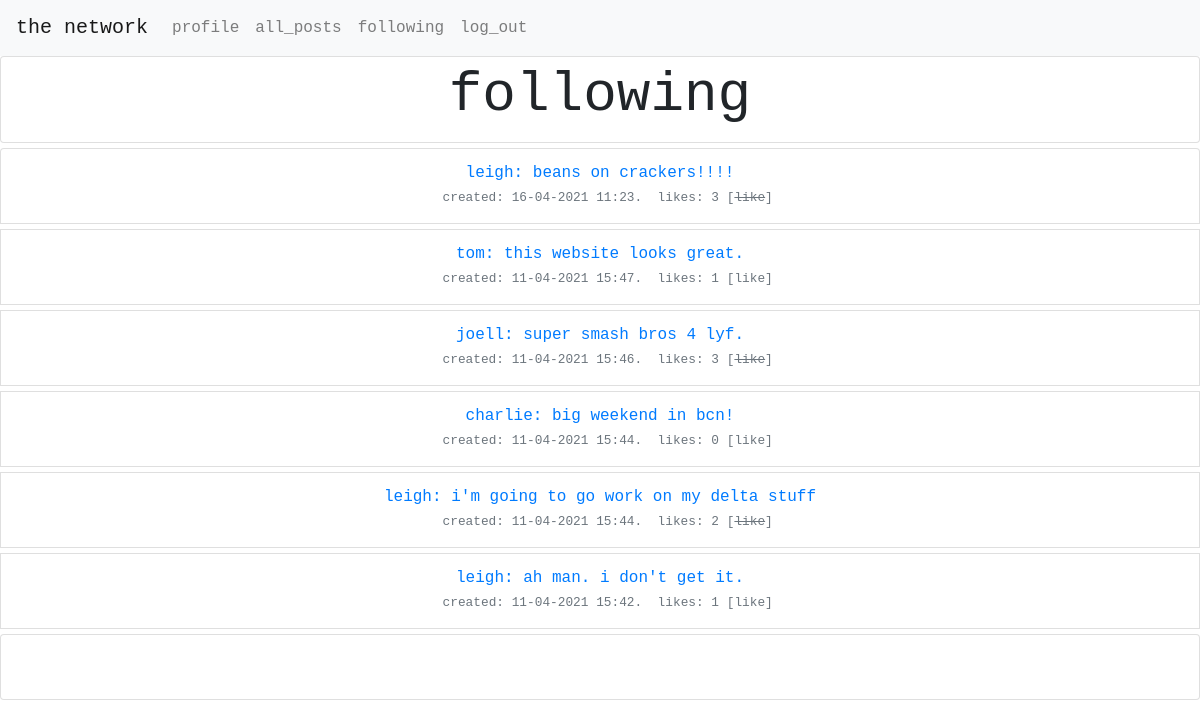
Page /following/ (signed in) on the committed database.
### network/models.py (models this page shows, shortened)
class TimestampedBaseModel(models.Model):
    id = models.UUIDField(
        primary_key=True,
        default=uuid.uuid4,
        editable=False
    )
    created_at = models.DateTimeField(
        auto_now_add=True,
        editable=False,
        null=False
    )
    updated_at = models.DateTimeField(
        auto_now=True,
        editable=False,
        null=False
    )
    class Meta:
        abstract = True

class Post(TimestampedBaseModel):
    user = models.ForeignKey(
        'User',
        related_name='posts',
        verbose_name='User',
        on_delete=models.CASCADE
    )
    content = models.TextField(
        max_length=500
    )
    class Meta:
        ordering = ['-created_at']
        verbose_name_plural = "Posts"
        indexes = [
            models.Index(fields=['user']),
            models.Index(fields=['-created_at']),
        ]
    def get_number_of_likes(self):
        return Like.objects.filter(post_id=self.id).count()
    def created_or_modified(self):
        created = self.created_at.strftime('%d-%m-%Y %H:%M')
        updated = self.updated_at.strftime('%d-%m-%Y %H:%M')
        if created != updated:
            return f"modified: {updated}"
        else:
            return f" created: {created}"

class User(AbstractUser):
    id = models.UUIDField(
        primary_key=True,
        default=uuid.uuid4,
        editable=False
    )
    def __str__(self):
        return self.username
    def get_posts_by_users_followed(self):
        users_followed = Follow.objects.filter(follower_id=self.id).values('user_id')
        return Post.objects.filter(user_id__in=users_followed)
    def get_liked_posts(self):
        post_ids = Like.objects.filter(related_user_id=self.id).values("post")
        return Post.objects.filter(id__in=post_ids)

### network/views.py (the view)
# urls.py: path("following/", views.following, name="following"),
@login_required
def following(request):
    liked_posts = users_liked_posts(request)
    post_list = request.user.get_posts_by_users_followed()
    posts = paginate(request, post_list)
    return render(request, "network/following.html", {
        "posts": posts,
        "liked_posts": liked_posts,
    })

### network/utils.py (called while the page is built)
def paginate(request, post_list):
    page = request.GET.get('page', 1)
    """ split posts into  sets of 10"""
    paginator = Paginator(post_list, 10)
    """ set which posts to display """
    try:
        posts = paginator.page(page)
    except PageNotAnInteger:
        """ set page 1 if request is not specific """
        posts = paginator.page(1)
    except EmptyPage:
        """  display final posts if empty page is requested """
        posts = paginator.page(paginator.num_pages)
    return posts

def users_liked_posts(request):
    liked_posts = ""
    if request.user.is_authenticated:
        liked_posts = request.user.get_liked_posts()
    return liked_posts

### network/templates/network/following.html
{% extends "network/layout.html" %}
{% block body %}
    <div class="row" id="page_title">
        <div class="col">
            <div class="card" style="padding-top: 5px;padding-bottom: 5px;">
                <h3 class="display-4 text-monospace text-center" style="margin-left: 15px;margin-right: 15px;"><strong>following</strong>
                </h3>
            </div>
        </div>
    </div>
    {% include 'network/posts.html' %}
{% endblock %}

### network/templates/network/posts.html (shortened to what this page needs)
<ul class="list-group">
    {% for post in posts %}
        <li class="list-group-item" style="margin-top:5px;">
            <div class="media">
                <div class="media-body">
                    <div class="media" style="overflow:visible;">
                        <div class="media-body" style="overflow:visible;">
                            <div class="row">
                                <div class="col-md-12 text-monospace text-primary text-center">
                                    <p class="text-monospace text-center" style="margin-bottom: 2px;"">
                                    <span class="content-box" id="content-box-{{ post.id }}">
<a href="/profile/{{ post.user_id }}">{{ post.user }}<a>: <span id="content_{{ post.id }}">{{ post.content }}</span>
                                    </span>
                                    <br><small class="text-muted"> &nbsp; <span
                                        id="created_updated{{ post.id }}">{{ post.created_or_modified }}</span>.&nbsp;
                                    likes:
                                    <span id="like_number_{{ post.id }}">{{ post.get_number_of_likes }} </span>
                                    {% if user.is_authenticated %}
                                        {% if user.id == post.user_id %}
                                            <span class="edit_button" id="edit_button{{ post.id }}"
                                                  data-post="{{ post.id }}" data-user="{{ user.id }}">[edit]
                                                    </span>
                                            <span style="display: none;" class="cancel_button"
                                                  id="cancel_button{{ post.id }}" data-post="{{ post.id }}"
                                                  data-user="{{ user.id }}">[cancel]</span>
                                            <span style="display: none;" class="submit_button"
                                                  id="submit_button{{ post.id }}" data-post="{{ post.id }}"
                                                  data-user="{{ user.id }}">[submit]</span>
                                        {% else %}
                                            <span class="like_button" id="like_text_{{ post.id }}"
                                                  data-post="{{ post.id }}" data-user="{{ user.id }}">
                                                    {% if post in liked_posts %}
                                                        [<strike>like</strike>]
                                                    {% else %}
                                                        [like]
                                                        </span>
                                                    {% endif %}
                                        {% endif %}
                                    {% endif %}
                                </small></p>
                                </div>
                            </div>
                        </div>
                    </div>
                </div>
            </div>
        </li>
    {% endfor %}
</ul>
<ul class="list-group">
    <li class="list-group-item" style="margin-top:5px;">
        <div class="media">
            <div class="media-body">
                <div class="media" style="overflow:visible;">
                    <div class="media-body" style="overflow:visible;">
                        <div class="row">
                            <div class="col-md-12 text-monospace">
                                <p class="text-monospace text-center">
                                    <br></p>
                            </div>
                        </div>
                    </div>
                </div>
            </div>
        </div>
    </li>
</ul>

### network/static/network/styles.css (style rules this page uses)
p { text-transform: lowercase; }

### rows in the picture
Post: user "leigh", content "beans on crackers!!!!", created_or_modified "created: 16-04-2021 11:23", get_number_of_likes "3"
Post: user "tom", content "this website looks great.", created_or_modified "created: 11-04-2021 15:47", get_number_of_likes "1", shows "[like]"
Post: user "joell", content "super smash bros 4 lyf.", created_or_modified "created: 11-04-2021 15:46", get_number_of_likes "3"
Post: user "charlie", content "big weekend in bcn!", created_or_modified "created: 11-04-2021 15:44", get_number_of_likes "0", shows "[like]"
Post: user "leigh", content "i'm going to go work on my delta stuff", created_or_modified "created: 11-04-2021 15:44", get_number_of_likes "2"
Post: user "leigh", content "ah man. i don't get it.", created_or_modified "created: 11-04-2021 15:42", get_number_of_likes "1", shows "[like]"
